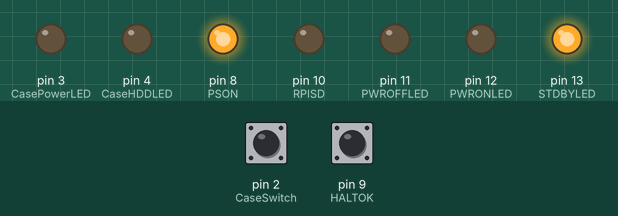
Simulated run of this sketch. Board: Arduino Uno, built with avr-gcc and run on an emulated ATmega328P. Parts: output pins drawn as LEDs (lit = HIGH). Inputs (shaded band) come from the test bench; at power-on: pin 2 (CaseSwitch) HIGH, pin 9 (HALTOK) LOW.

Above: at 1.2 s.
1.3 s: pin 2 (CaseSwitch) pulled LOW for 1 s
At 2.7 s:
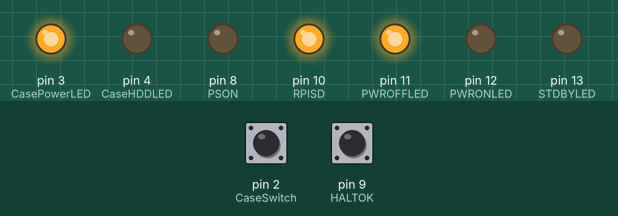
5.3 s: pin 2 (CaseSwitch) pulled LOW for 3.2 s
At 7.7 s:
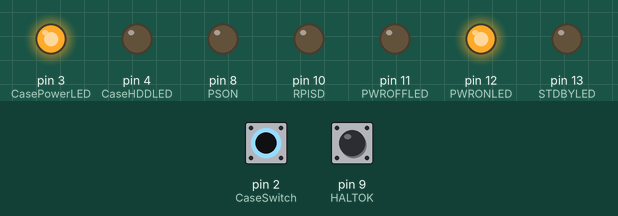
Timing chart, 0 to 15.0 s (numbered marks = the images above; inputs shaded):
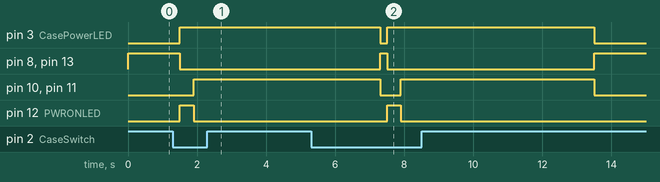

The sketch:

RPi_ATX_Breakout.ino
```cpp
// (licence header left out)
// Pin assignments
const int CaseSwitch = 2;   //PC case power switch
const int CasePowerLED = 3; //PC case Power LED
const int CaseHDDLED = 4;   //PC case HDD LED
const int STDBYLED = 13;    //On-board standby indicator
const int PWRONLED = 12;    //On-board PWRON indicator
const int PWROFFLED = 11;   //On-board PWROFF indicator
const int PSON = 8;         //output to ATX power supply pin 16
const int RPISD = 10;       //output to RPi to signal shutdown
const int HALTOK = 9;       //input from RPi on good shutdown


// Variables
int STATUS = 0;             //track STDBY/PWRON/PWROFF modes
int buttonState = 1;        //state of the Case switch
int button_delay = 0;        //how many seconds the button has been held down
int psStatus = 0;           //is the PSU on?

void setup () {
  //Serial.begin(9600);
  pinMode(CaseSwitch, INPUT);                //setup pin modes
  pinMode(CasePowerLED, OUTPUT);
  pinMode(CaseHDDLED, OUTPUT);
  pinMode(STDBYLED, OUTPUT);
  pinMode(PWRONLED, OUTPUT);
  pinMode(PWROFFLED, OUTPUT);
  pinMode(PSON, OUTPUT);
  pinMode(RPISD, OUTPUT);
  pinMode(HALTOK, INPUT);
  digitalWrite(PSON, HIGH);                  //set initial pin values
  digitalWrite(CasePowerLED, LOW);
  digitalWrite(CaseHDDLED, LOW);
  digitalWrite(STDBYLED, HIGH);
  digitalWrite(PWRONLED, LOW);
  digitalWrite(PWROFFLED, LOW);
  digitalWrite(RPISD, LOW);
  //Serial.println("Setup complete,starting loop");
}

void loop () {
  //Serial.println("Running Loop");
  //Serial.println(psStatus);

  buttonState = digitalRead(CaseSwitch);    //read the switch at the start of the loop

  while (buttonState == LOW) {
    //Serial.println("Button pressed!");
    button_delay++;
    //Serial.println(button_delay);
    delay(100);
    buttonState = digitalRead(CaseSwitch);

    if(button_delay >= 4) {
        //Serial.println("Sending shut-down signal to Pi, STATUS = 1");
        digitalWrite(PWRONLED, LOW);
        digitalWrite(PWROFFLED, HIGH);
        digitalWrite(RPISD, HIGH);
        STATUS = 1;
      }
    else

        if(button_delay == 2  && psStatus == 0) {
         //Serial.println("Turning PSU on");
         digitalWrite(STDBYLED, LOW);
         digitalWrite(PWRONLED, HIGH);
         digitalWrite(CasePowerLED, HIGH);
         digitalWrite(PSON, LOW);
         psStatus = 1;
         button_delay = 0;
         break;
        }
  }

  switch (STATUS) {                          //PSU-OFF, waiting for the RPi to signal that it has halted

    case 1:
      if (digitalRead(HALTOK) == LOW) {
        //Serial.println("Halt-OK, PSU off, STATUS = 0");
        delay(5000);                        //wait five seconds for the RPi to finish shutdown
        digitalWrite(PWROFFLED, LOW);
        digitalWrite(CasePowerLED, LOW);
        digitalWrite(PSON, HIGH);
        digitalWrite(STDBYLED, HIGH);
        digitalWrite(RPISD, LOW);
        psStatus = 0;
        button_delay = 0;
        STATUS = 0;
      }
      else {
        if (digitalRead(HALTOK) == HIGH) {   //blink the case "HDD activity" LED while waiting on the RPi HALT-OK signal
          //Serial.println("Waiting on Halt-OK, STATUS = 1");
          digitalWrite(CaseHDDLED, HIGH);
          delay(10);
          digitalWrite(CaseHDDLED, LOW);
          STATUS = 1;
        }
      }
        break;
  } //switch end

}
```

Measured:
- after the input at 1.3 s, pin 3 (CasePowerLED): LOW → HIGH after 0.20 s; pin 8 (PSON), pin 13 (STDBYLED): HIGH → LOW after 0.20 s; pin 10 (RPISD), pin 11 (PWROFFLED): LOW → HIGH after 0.60 s; pin 12 (PWRONLED): LOW → HIGH after 0.20 s, → LOW 0.40 s later
- after the input at 5.3 s, pin 12 (PWRONLED): LOW → HIGH after 2.2 s, → LOW 0.40 s later
